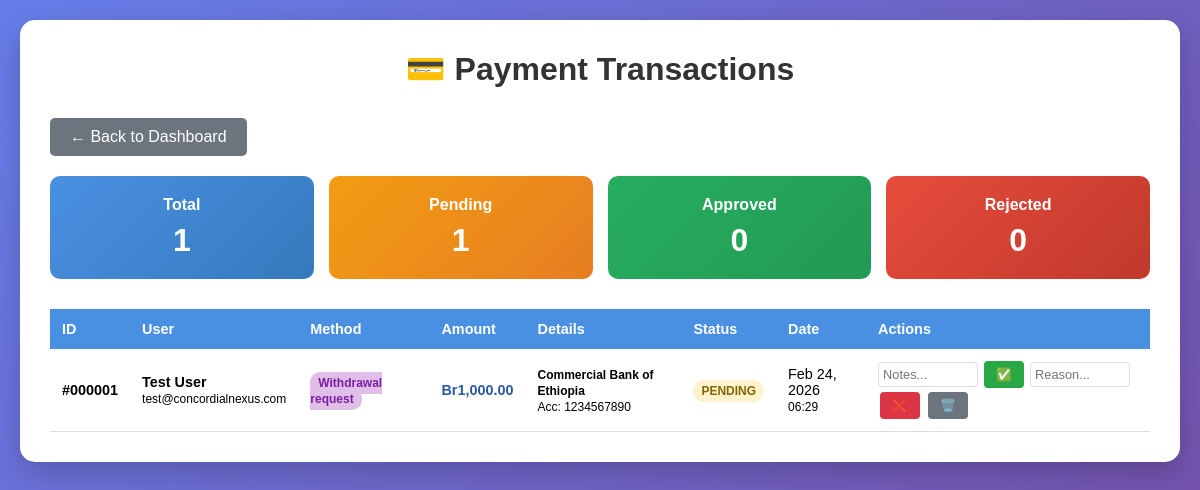
The app's page /payments.php (signed in) with its own data.
### tables this page shows
CREATE TABLE `payment_transactions` (
  `id` int(11) NOT NULL AUTO_INCREMENT,
  `user_id` int(11) NOT NULL,
  `payment_method` enum('mobile_banking','bank_transfer','digital_wallet','withdrawal_request') NOT NULL,
  
   
  `payment_service` varchar(50) NULL COMMENT 'CBE Birr, M-Birr, HelloCash, Amole',
  `mobile_number` varchar(20) NULL,
  
   
  `bank_name` varchar(100) NULL,
  `account_number` varchar(50) NULL,
  `account_holder` varchar(100) NULL,
  `branch_code` varchar(20) NULL,
  
   
  `amount` decimal(15,2) NOT NULL,
  `reference_number` varchar(100) NULL,
  `purpose` varchar(50) NULL COMMENT 'investment, trading, withdrawal, transfer, profit_withdrawal, investment_return, emergency, personal_use',
  
   
  `status` enum('pending','processing','completed','failed','cancelled') DEFAULT 'pending',
  `admin_notes` text NULL,
  `processed_by` int(11) NULL COMMENT 'Admin user ID who processed',
  `processed_at` timestamp NULL,
  
   
  `created_at` timestamp DEFAULT CURRENT_TIMESTAMP,
  `updated_at` timestamp DEFAULT CURRENT_TIMESTAMP ON UPDATE CURRENT_TIMESTAMP,
  
   
  FOREIGN KEY (`user_id`) REFERENCES `users`(`id`) ON DELETE CASCADE,
  FOREIGN KEY (`processed_by`) REFERENCES `users`(`id`) ON DELETE SET NULL,
  
   
  INDEX `idx_user_id` (`user_id`),
  INDEX `idx_payment_method` (`payment_method`),
  INDEX `idx_status` (`status`),
  INDEX `idx_created_at` (`created_at`),
  
  PRIMARY KEY (`id`)
);

CREATE TABLE `users` (
  `id` int(11) NOT NULL AUTO_INCREMENT,
  `email` varchar(255) NOT NULL,
  `password` varchar(255) NOT NULL,
  `full_name` varchar(255) NOT NULL,
  `first_name` varchar(100) NULL COMMENT 'First name for withdrawal verification',
  `last_name` varchar(100) NULL COMMENT 'Last name for withdrawal verification',
  `withdrawal_account_number` varchar(50) NULL COMMENT 'Bank account number for withdrawals',
  `withdrawal_phone` varchar(20) NULL COMMENT 'Phone number for withdrawal verification',
  `user_type` enum('user','admin') DEFAULT 'user',
  `trading_level` int(11) DEFAULT NULL,
  `account_balance` decimal(15,2) DEFAULT 0.00,
  `total_invested` decimal(15,2) DEFAULT 0.00,
  `total_profit` decimal(15,2) DEFAULT 0.00,
  `total_commission` decimal(15,2) DEFAULT 0.00,
  `status` enum('pending','active','inactive','suspended') DEFAULT 'pending',
  `phone` varchar(20) DEFAULT NULL,
  `address` text DEFAULT NULL,
  `city` varchar(100) DEFAULT 'Addis Ababa',
  `country` varchar(100) DEFAULT 'Ethiopia',
  `invitation_code_used` varchar(20) DEFAULT NULL,
  `referral_code` varchar(20) DEFAULT NULL,
  `approved_by` int(11) DEFAULT NULL,
  `approved_at` timestamp NULL DEFAULT NULL,
  `created_at` timestamp NOT NULL DEFAULT current_timestamp(),
  `updated_at` timestamp NOT NULL DEFAULT current_timestamp() ON UPDATE current_timestamp(),
  PRIMARY KEY (`id`),
  UNIQUE KEY `email` (`email`),
  KEY `approved_by` (`approved_by`),
  CONSTRAINT `users_ibfk_1` FOREIGN KEY (`approved_by`) REFERENCES `users` (`id`) ON DELETE SET NULL
);

### payments.php (the view, shortened to what this page needs)
<?php
try {
    $pdo = new PDO("mysql:host=localhost;dbname=concordial_nexus;charset=utf8mb4", "root", "");
    $pdo->setAttribute(PDO::ATTR_ERRMODE, PDO::ERRMODE_EXCEPTION);
    $table_check = $pdo->query("SHOW TABLES LIKE 'payment_transactions'")->fetch();
    if (!$table_check) {
        $error = "Payment transactions table not found. Please run the setup script first.";
        $transactions = [];
        $stats = ['total' => 0, 'pending' => 0, 'approved' => 0, 'rejected' => 0];
    } else {
        $transactions = $pdo->query("
            SELECT pt.*, u.full_name, u.email
            FROM payment_transactions pt
            JOIN users u ON pt.user_id = u.id
            ORDER BY pt.created_at DESC
            LIMIT 100
        ")->fetchAll();
        $stats = [
            'total' => $pdo->query("SELECT COUNT(*) FROM payment_transactions")->fetchColumn(),
            'pending' => $pdo->query("SELECT COUNT(*) FROM payment_transactions WHERE status = 'pending'")->fetchColumn(),
            'approved' => $pdo->query("SELECT COUNT(*) FROM payment_transactions WHERE status = 'approved'")->fetchColumn(),
            'rejected' => $pdo->query("SELECT COUNT(*) FROM payment_transactions WHERE status = 'rejected'")->fetchColumn()
        ];
    }
} catch(PDOException $e) {
    $error = "Database error: " . $e->getMessage();
    $transactions = [];
    $stats = ['total' => 0, 'pending' => 0, 'approved' => 0, 'rejected' => 0];
}
?>
<!DOCTYPE html>
<html>
<head>
</head>
<body>
    <div class="container">
        <h1>💳 Payment Transactions</h1>
        <a href="dashboard.php" class="btn-back">← Back to Dashboard</a>
        <div class="stats">
            <div class="stat-card">
                <h3>Total</h3>
                <div class="number"><?php echo $stats['total']; ?></div>
            </div>
            <div class="stat-card pending">
                <h3>Pending</h3>
                <div class="number"><?php echo $stats['pending']; ?></div>
            </div>
            <div class="stat-card approved">
                <h3>Approved</h3>
                <div class="number"><?php echo $stats['approved']; ?></div>
            </div>
            <div class="stat-card rejected">
                <h3>Rejected</h3>
                <div class="number"><?php echo $stats['rejected']; ?></div>
            </div>
        </div>
        <?php if (empty($transactions)): ?>
            <div style="text-align: center; padding: 60px 20px; color: #666;">
                <h2>No Transactions Found</h2>
                <p>Payment transactions will appear here.</p>
            </div>
        <?php else: ?>
            <div style="overflow-x: auto;">
                <table>
                    <thead>
                        <tr>
                            <th>ID</th>
                            <th>User</th>
                            <th>Method</th>
                            <th>Amount</th>
                            <th>Details</th>
                            <th>Status</th>
                            <th>Date</th>
                            <th>Actions</th>
                        </tr>
                    </thead>
                    <tbody>
                        <?php foreach ($transactions as $t): ?>
                            <tr>
                                <td><strong>#<?php echo str_pad($t['id'], 6, '0', STR_PAD_LEFT); ?></strong></td>
                                <td>
                                    <strong><?php echo htmlspecialchars($t['full_name']); ?></strong><br>
                                    <small><?php echo htmlspecialchars($t['email']); ?></small>
                                </td>
                                <td>
                                    <span class="method <?php echo $t['payment_method']; ?>">
                                        <?php echo str_replace('_', ' ', ucwords($t['payment_method'])); ?>
                                    </span>
                                </td>
                                <td>
                                    <strong style="color: #2c5aa0;">Br<?php echo number_format($t['amount'], 2); ?></strong>
                                </td>
                                <td>
                                    <small>
                                        <?php if ($t['bank_name']): ?>
                                            <strong><?php echo htmlspecialchars($t['bank_name']); ?></strong><br>
                                        <?php endif; ?>
                                        <?php if ($t['account_number']): ?>
                                            Acc: <?php echo htmlspecialchars($t['account_number']); ?><br>
                                        <?php endif; ?>
                                    </small>
                                </td>
                                <td>
                                    <span class="status <?php echo $t['status']; ?>">
                                        <?php echo ucfirst($t['status']); ?>
                                    </span>
                                </td>
                                <td>
                                    <?php echo date('M j, Y', strtotime($t['created_at'])); ?><br>
                                    <small><?php echo date('H:i', strtotime($t['created_at'])); ?></small>
                                </td>
                                <td>
                                    <?php if ($t['status'] === 'pending'): ?>
                                        <form method="POST" style="display: inline;">
                                            <input type="text" name="admin_notes" placeholder="Notes...">
                                            <button type="submit" class="btn btn-approve">✅</button>
                                        </form>
                                        <form method="POST" style="display: inline;">
                                            <input type="text" name="admin_notes" placeholder="Reason...">
                                            <button type="submit" class="btn btn-reject">❌</button>
                                        </form>
                                    <?php else: ?>
                                        <small><?php echo htmlspecialchars($t['admin_notes'] ?? 'No notes'); ?></small>
                                    <?php endif; ?>
                                    <form method="POST" style="display: inline;">
                                        <button type="submit" class="btn btn-delete" onclick="return confirm('Delete?')">🗑️</button>
                                    </form>
                                </td>
                            </tr>
                        <?php endforeach; ?>
                    </tbody>
                </table>
            </div>
        <?php endif; ?>
    </div>
</body>
</html>

### payments.php (style rules this page uses)
* { margin: 0; padding: 0; box-sizing: border-box; }
body { font-family: Arial, sans-serif; background: linear-gradient(135deg, #667eea 0%, #764ba2 100%); min-height: 100vh; padding: 20px; }
.container { max-width: 1600px; margin: 0 auto; background: white; border-radius: 15px; padding: 30px; box-shadow: 0 10px 30px rgba(0,0,0,0.2); }
h1 { color: #333; text-align: center; margin-bottom: 30px; }
.stats { display: grid; grid-template-columns: repeat(auto-fit, minmax(200px, 1fr)); gap: 15px; margin-bottom: 30px; }
.stat-card { background: linear-gradient(135deg, #4a90e2, #357abd); color: white; padding: 20px; border-radius: 10px; text-align: center; }
.stat-card.pending { background: linear-gradient(135deg, #f39c12, #e67e22); }
.stat-card.approved { background: linear-gradient(135deg, #27ae60, #229954); }
.stat-card.rejected { background: linear-gradient(135deg, #e74c3c, #c0392b); }
.stat-card h3 { font-size: 1rem; margin-bottom: 8px; }
.stat-card .number { font-size: 2rem; font-weight: bold; }
table { width: 100%; border-collapse: collapse; background: white; }
th { background: #4a90e2; color: white; padding: 12px; text-align: left; font-size: 0.9rem; }
td { padding: 10px 12px; border-bottom: 1px solid #ddd; font-size: 0.9rem; }
.status { padding: 4px 8px; border-radius: 12px; font-size: 0.75rem; font-weight: bold; text-transform: uppercase; }
.status.pending { background: #fff3cd; color: #856404; }
.method { padding: 4px 8px; border-radius: 10px; font-size: 0.75rem; font-weight: bold; }
.method.withdrawal_request { background: #e1bee7; color: #7b1fa2; }
.btn { padding: 6px 12px; border: none; border-radius: 4px; cursor: pointer; font-size: 0.8rem; margin: 2px; }
.btn-approve { background: #28a745; color: white; }
.btn-reject { background: #dc3545; color: white; }
.btn-delete { background: #6c757d; color: white; }
.btn-back { background: #6c757d; color: white; text-decoration: none; display: inline-block; padding: 10px 20px; border-radius: 5px; margin-bottom: 20px; }
input[type="text"] { padding: 4px; border: 1px solid #ddd; border-radius: 4px; font-size: 0.8rem; width: 100px; }

### records on screen
payment_transactions: id "000001", user.full_name "Test User", user.email "test@concordialnexus.com", payment_method "Withdrawal request", amount "1,000.00", bank_name "Commercial Bank of Ethiopia", account_number "1234567890", status "PENDING", created_at "Feb 24, 2026", created_at "06:29"

### other values on screen
$stats['total'] "1"
$stats['pending'] "1"
$stats['approved'] "0"
$stats['rejected'] "0"
